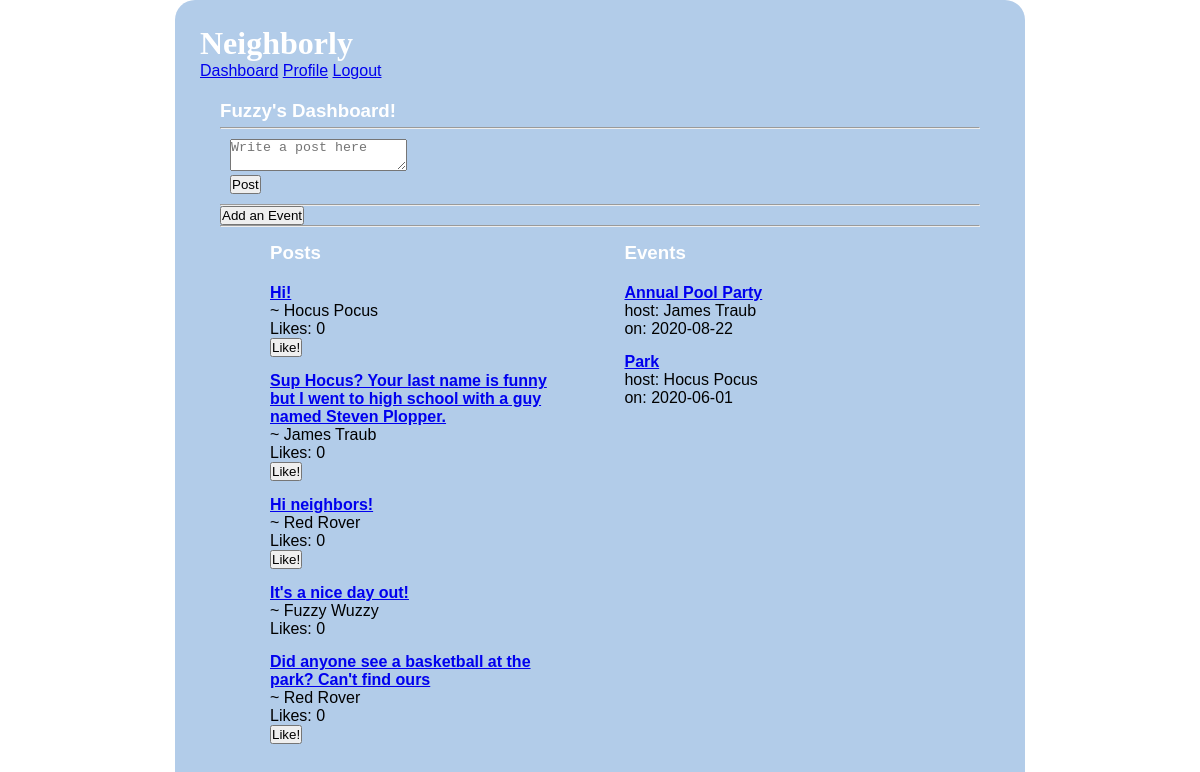
Before: /dashboard (signed in) with the older database file.
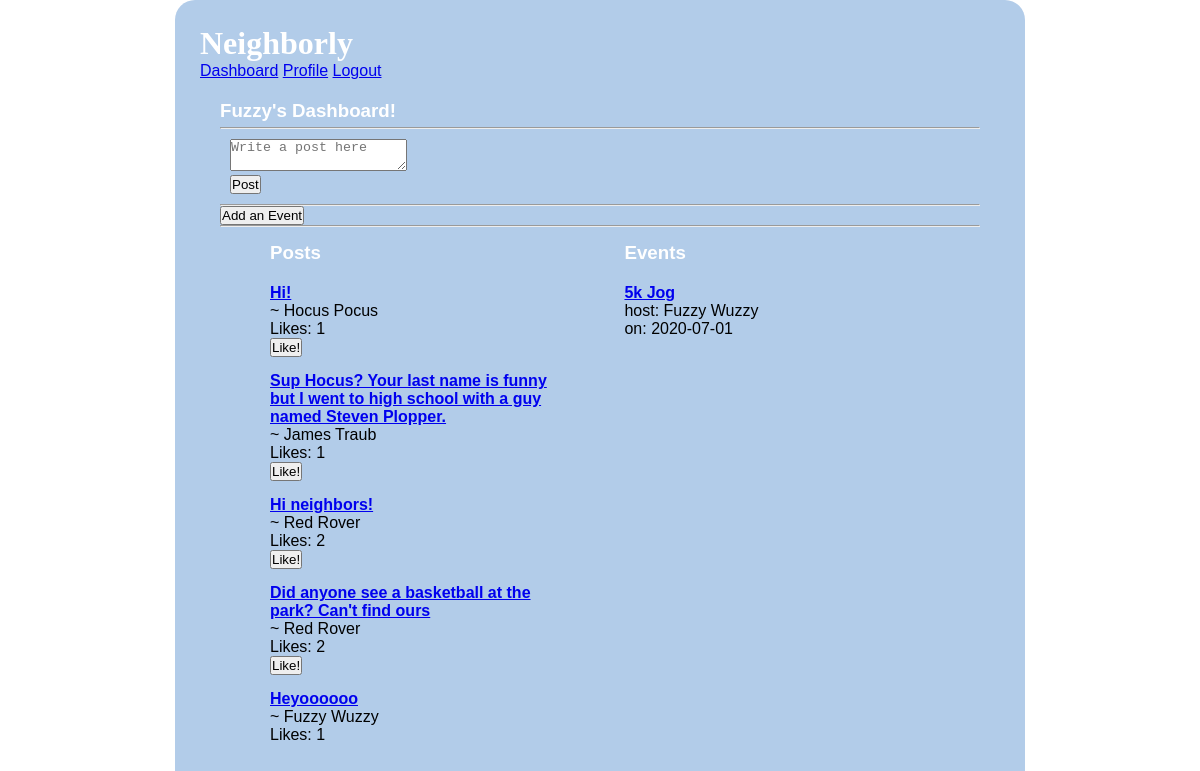
After: the same page with the newer database file.
### models.py (models this page shows, shortened)
class User(db.Model):
    __tablename__ = "users"
    id = db.Column(db.Integer, primary_key=True)
    first_name = db.Column(db.String(45))
    last_name = db.Column(db.String(45))
    email = db.Column(db.String(255))
    address_id = db.Column(db.Integer, db.ForeignKey('addresses.id', ondelete='cascade'))
    address = db.relationship('Address', foreign_keys=[address_id])
    password_hash=db.Column(db.String(255))
    likes_sent = db.relationship('Post', secondary=likes_table, passive_deletes=True)
    all_post = db.relationship('Post', back_populates="user", cascade="all, delete, delete-orphan")
    all_event = db.relationship('Event', back_populates="user", cascade="all, delete, delete-orphan")
    created_at = db.Column(db.DateTime, server_default = func.now())
    updated_at = db.Column(db.DateTime, server_default = func.now(), onupdate = func.now())

class Post(db.Model):
    __tablename__ = "posts"
    id = db.Column(db.Integer, primary_key=True)
    message = db.Column(db.String(255))
    user_id = db.Column(db.Integer, db.ForeignKey('users.id', ondelete='cascade'))
    user = db.relationship('User', foreign_keys=[user_id])
    likes_rec = db.relationship('User', secondary=likes_table, passive_deletes=True)
    all_post = db.relationship('Post_comment', back_populates="post", cascade="all, delete, delete-orphan")
    created_at = db.Column(db.DateTime, server_default = func.now())
    updated_at = db.Column(db.DateTime, server_default = func.now(), onupdate = func.now())
    @property
    def num_likes(self):
        return len(self.likes_rec)

class Event(db.Model):
    __tablename__ = "events"
    id = db.Column(db.Integer, primary_key=True)
    title = db.Column(db.String(100))
    description = db.Column(db.String(255))
    date = db.Column(db.String(45))
    time = db.Column(db.String(45))
    user_id = db.Column(db.Integer, db.ForeignKey('users.id', ondelete='cascade'))
    user = db.relationship('User', foreign_keys=[user_id])
    location_id = db.Column(db.Integer, db.ForeignKey('event_locations.id', ondelete='cascade'))
    location = db.relationship('Event_location', foreign_keys=[location_id])
    all_comment = db.relationship('Event_comment', back_populates="event", cascade="all, delete, delete-orphan")
    created_at = db.Column(db.DateTime, server_default = func.now())
    updated_at = db.Column(db.DateTime, server_default = func.now(), onupdate = func.now())

### controller.py (the view)
def dashboard():
    if 'user_id' not in session:
        return redirect("/")
    posts = Post.query.all()
    events = Event.query.all()
    cur_user = User.query.filter_by(id=session['user_id'])
    return render_template("dashboard.html", all_posts = posts, all_events = events,all_users = cur_user )

### templates/dashboard.html (shortened to what this page needs)
<!DOCTYPE html>
<html lang="en">
<head>
    <link rel="stylesheet" type="text/css" href="{{ url_for('static', filename='style1.css') }}">
</head>
<body>
    <div class="container_dashboard">
        <h1>Neighborly</h1>
        <div class="navigation">
            <a href="/dashboard">Dashboard</a>
            <a href="/my_profile">Profile</a>
            <a href="/logout">Logout</a>
        </div>
        <div class="dashboard">
            {% for cur_user in all_users %}
            <h3>{{cur_user.first_name}}'s Dashboard!</h3>
            {% endfor %}
            <hr>
            <form action="/add/post" method="POST">
                <p> <textarea name="message" placeholder="Write a post here"></textarea></p>
                <input type="submit" value="Post">
            </form>
            <hr>
            <a href="/events"><button>Add an Event</button></a>
            <hr>
            <div class="dashboard_content">
                <div class="events">
                    <h3>Posts</h3>
                    <ul>
                        {% for post in all_posts %}
                        <li>
                            <h4><a href="post/details/{{post.id}}">{{post.message}}</a></h4>
                            <p>~ {{post.user.first_name}} {{post.user.last_name}}</p>
                            <p>Likes: {{ post.num_likes }} <p>
                            {% if session['user_id'] != post.user_id %}
                                <a href="/add/like/{{post.id}}"><button>Like!</button></a>
                            {% endif %}
                        </li>
                        {% endfor %}
                    </ul>
                </div>
                <div class="events">
                    <h3>Events</h3>
                    <ul>
                        {% for event in all_events %}
                        <li>
                            <h4><a href="/event/details/{{event.id}}">{{event.title}}</a></h4>
                            <p>host: {{event.user.first_name}} {{event.user.last_name}}</p>
                            <p>on: {{event.date}}</p>
                        </li>
                        {% endfor %}
                    </ul>
                </div>
            </div>
        </div>
    </div>
</body>
</html>

### static/style1.css (style rules this page uses)
* { margin: 0px; padding: 0px; }
.container_dashboard { width: 800px; background-color: rgb(178, 204, 233); margin: 0px auto; padding: 25px; border-radius: 20px; font-family: 'Lucida Sans', 'Lucida Sans Regular', 'Lucida Grande', 'Lucida Sans Unicode', Geneva, Verdana, sans-serif; }
.container_dashboard h1 { font-family: cursive; color: white; }
.container_dashboard li { list-style: none; }
.dashboard { padding: 20px; }
.dashboard h3 { padding-bottom: 5px; color: white; }
.dashboard form { padding: 10px; }
.dashboard button { vertical-align: bottom; }
.events { margin-top: 15px; margin-bottom: 15px; display: inline-block; width: 300px; vertical-align: top; margin-left: 50px; }
.events li { margin-top: 15px; }
.events ul { display: inline-block; }

Changed rows visible on the page:
removed Post: message "It's a nice day out!", user.first_name "Fuzzy", user.last_name "Wuzzy", num_likes "0"
removed Event: title "Annual Pool Party", user.first_name "James", user.last_name "Traub", date "2020-08-22"
removed Event: title "Park", user.first_name "Hocus", user.last_name "Pocus", date "2020-06-01"
computed for Post "Hi!": num_likes "0" → "1"
computed for Post "James": num_likes "0" → "1"
computed for Post "Hi neighbors!": num_likes "0" → "2"
computed for Post "Did anyone see a basketball at the park? Can't find ours": num_likes "0" → "2"
added Post: message "Heyoooooo", user.first_name "Fuzzy", user.last_name "Wuzzy", num_likes "1"
added Event: title "5k Jog", user.first_name "Fuzzy", user.last_name "Wuzzy", date "2020-07-01"
